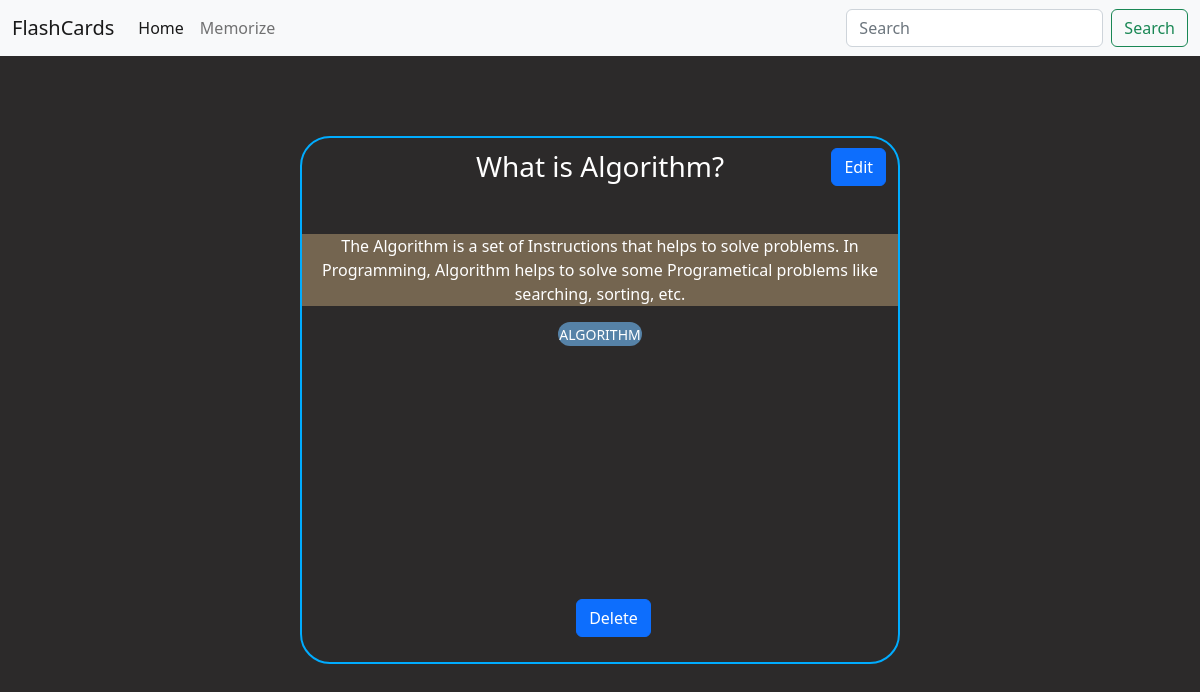
/show/26/, run on the app's committed database.
### AppFlashCards/models.py (models this page shows, shortened)
class Data(models.Model):
    question = models.CharField(max_length=100)
    answer = models.CharField(max_length=100000)
    tag = models.CharField(max_length=20)
    choice = models.IntegerField()

### AppFlashCards/views.py (the view)
# urls.py: path('show/<int:id>/',views.show,name='show'),
def show(request,id):
    db_data = getdata()
    for d in db_data:
        if d['id'] == id:
            d['tag'] = d['tag'].upper()
            return render(request,'show.html',{'db_data':[d]})
    return HttpResponse("Unable to show")

### AppFlashCards/views.py (called while the page is built)
def getdata():
    all_data = Data.objects.all()
    db_data = []
    for dt in all_data:
        temp = {'id':dt.id,'question':dt.question,'answer':dt.answer,'tag':dt.tag,'choice':dt.choice}
        db_data.append(temp)
    return db_data

### AppFlashCards/templates/show.html (shortened to what this page needs)
{%extends 'base.html'%}
    {%block content%}
    {% for key in db_data %}
    <div class="showcard">
        <div class="question">
            <h3>{{key.question}}</h3>
        </div>
        {% if key.choice%}
            <div class="answer" style="margin-top: 50px;background-color:#746550">
                    <p>{{ key.answer}}</p>
            </div>
        {% else %}
            <div class="answer" style="margin-top: 50px;background-color:#728595">
                <pre><code>{{key.answer}}</code></pre>
            </div>
        {% endif %}
        <div class="tag" style="background-color: #5682a7;
        width: 14%;
        margin: auto;
        border-radius: 16px;">
            <small>{{key.tag}}</small>
        </div>
        <a href="{%url 'edit' id=key.id%}" class="btn btn-primary" style="position: absolute;
        top: 2%;
        right: 2%;">Edit</a>
        <a href="{%url 'delete' id=key.id %}" class="btn btn-primary" style="position: absolute;
        top: 88%;
        left: 46%;">Delete</a>
    </div>
    {%endfor%}
    {%endblock%}

### AppFlashCards/static/customcss/card.css (style rules this page uses)
body { color: white; background-color: rgb(44, 42, 42); }

### AppFlashCards/templates/base.html (style rules this page uses)
.showcard { border: 2px solid #00acff; border-radius: 30px; position: absolute; padding-top: 1%; left: 50%; top: 50%; transform: translate(-50%, -50%); width: 50%; height: 66%; text-align: center; }

### data on the page
Data: question "What is Algorithm?", answer "The Algorithm is a set of Instructions that helps to solve problems. In Programming, Algorithm helps to solve some Programetical problems like searching, sorting, etc.", tag "ALGORITHM"
